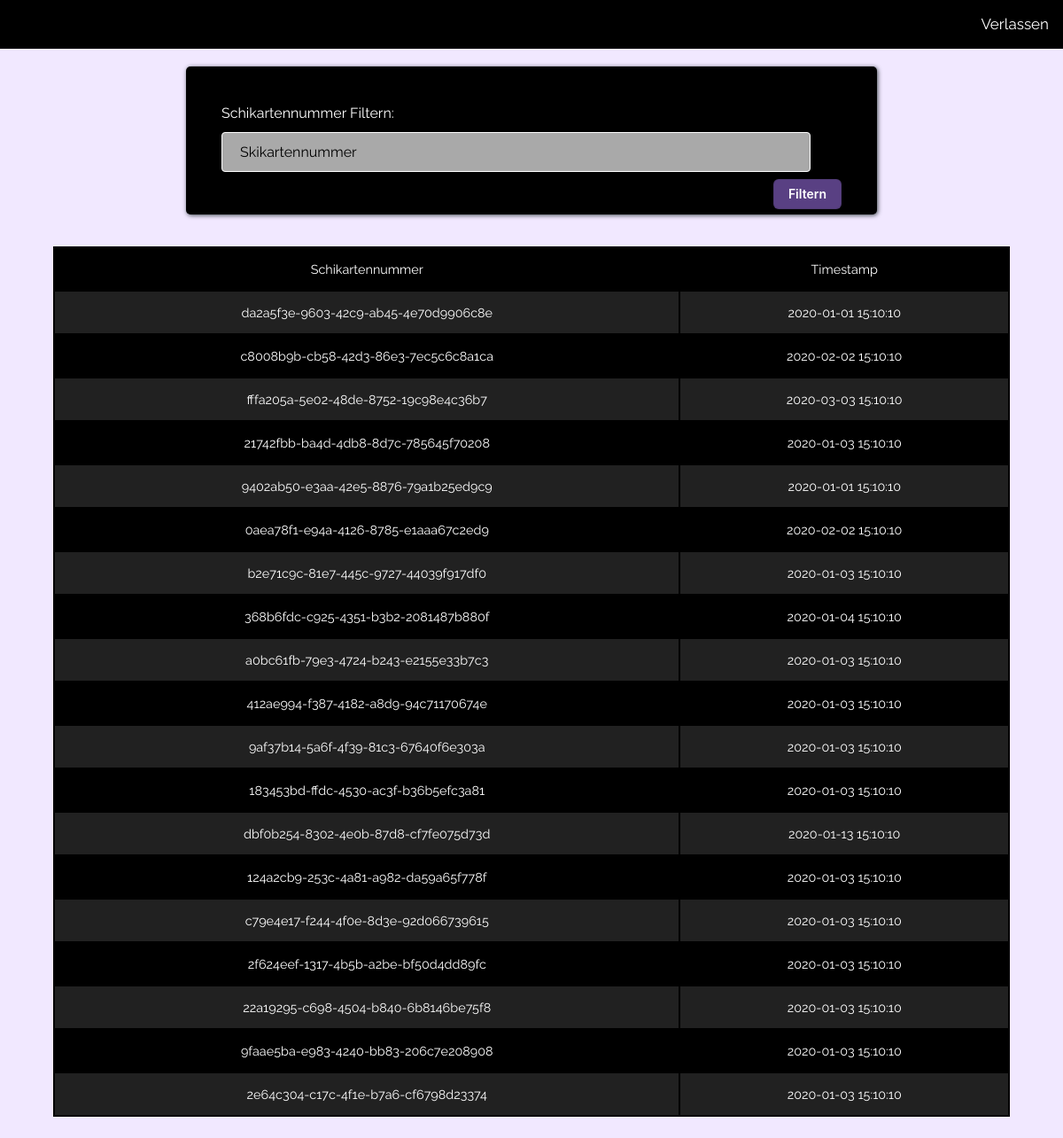
The page /Windows/SchiWetter/schikarte.php on the database its author committed.
### tables this page shows
CREATE TABLE IF NOT EXISTS Skicardevent ( id INT NOT NULL auto_increment,  Skicardnr VARCHAR(50) NOT NULL, Timest TIMESTAMP  NOT NULL, primary key (id));

### Windows/SchiWetter/php_functions/display_data.php (the view, shortened to what this page needs)
<?php
function display_data($data) {
    $output = "<table class='data_table'>";
    foreach($data as $column => $var) {
        $output .= '<tr>';
        if($column===0) {
            foreach($var as $row => $val) {
                $output .= "<td>" . $row . '</td>';
            }
            $output .= '</tr>';
        }
        foreach($var as $val) {
            $output .= '<td>' . $val . '</td>';
        }
        $output .= '</tr>';
    }
    $output .= '</table>';
    echo $output;
}

### Windows/SchiWetter/schikarte.php (shortened to what this page needs)
<?php
include "./php_functions/connect.php";
include "./php_functions/display_data.php";
?>
<html lang="en">
<head>
    <link rel="stylesheet" href="./css_files/overview.css">
</head>
<body>
<div class="topnav">
    <a class="logout" href = "./php_functions/logout.php">Verlassen</a>
</div>
<div>
<form class="returnOrder" action="schikarte.php" method="post">
    Schikartennummer Filtern:
            <input type="text" name="valueToSearch" placeholder="<?php
            if(isset($_POST['search']))
            {
                echo $_POST['valueToSearch'];
            }
            else{
                echo "Skikartennummer";
            }
    ?>
    ">
            <input type="submit" name="search" value="Filtern"></form>
    <?php
    if(isset($_POST['search']))
    {
        $valueToSearch = $_POST['valueToSearch'];
        $query = "select Skicardnr as Schikartennummer, Timest as Timestamp from Skicardevent WHERE Skicardnr LIKE '%".$valueToSearch."%'";
    }
     else {
        $query = "select Skicardnr as Schikartennummer, Timest as Timestamp from Skicardevent;";
    }
    $result = mysqli_query($conn, $query);
    display_data($result);
    ?>
</div>
</body>
</html>

### Windows/SchiWetter/css_files/overview.css (style rules this page uses)
* { box-sizing: border-box; margin: 0; padding: 0; font-family: Raleway, sans-serif; }
html { font-size: 62.5%; }
body { background-color: #f1e8ff; font-family: 'Roboto', 'Helvetica Neue', Helvetica, Arial, sans-serif; font-size: 1.6rem; line-height: 1.6; -webkit-font-smoothing: antialiased; -moz-osx-font-smoothing: grayscale; -webkit-text-fill-color: white; }
table { margin-left: auto; margin-right: auto; width: 90%; min-width: 300px; margin-bottom: 2.4rem; background-color: black; color: #fff; overflow: hidden; }
table tr:nth-child(even) { background-color: #212121; }
table td { display: block; font-size: 90%; }
table td:first-child { padding-top: 1rem; }
table td:last-child { padding-bottom: 1rem; }
table td:before { content: attr(data-th) ':\00a0'; font-weight: bold; min-width: 8rem; display: inline-block; }
@media (min-width: 600px) { table td:before { display: none; } }
@media (min-width: 600px) { table td { display: table-cell; text-align: center; } }
@media (min-width: 600px) { table td:first-child, table td:last-child { padding: 1.5rem 2rem; } }
.topnav { background-color: rgb(0, 0, 0) ; overflow: hidden; }
.topnav a { float: left; color: #f2f2f2; text-align: center; padding: 14px 16px; text-decoration: none; font-size: 17px; }
input[type=submit] { appearance: none; background-color: #594083; border: 1px solid rgba(27, 31, 35, .15); border-radius: 6px; box-shadow: rgba(27, 31, 35, .1) 0 1px 0; box-sizing: border-box; color: #fff; cursor: pointer; display: inline-block; font-family: -apple-system,system-ui,"Segoe UI",Helvetica,Arial,sans-serif,"Apple Color Emoji","Segoe UI Emoji"; font-size: 14px; font-weight: 600; line-height: 20px; padding: 6px 16px; position: relative; text-align: center; text-decoration: none; user-select: none; -webkit-user-select: none; touch-action: manipulation; vertical-align: middle; white-space: nowrap; }
input[type=text] { color:rgb(0, 0, 0); background-color : darkgrey; }
a.logout { float: right; color: #f2f2f2; text-align: center; padding: 14px 16px; text-decoration: none; font-size: 17px; }
input, select, textarea { color: red; }
.returnOrder select, .returnOrder input[type=date], .returnOrder input[type=select], .returnOrder input[type=text] { font-size: 16px; -webkit-text-fill-color: black; color: #212121; fill: #212121; width: 95%; padding: 12px 20px; margin: 8px 0; display: block; border: 1px solid white; border-radius: 4px; box-sizing: border-box; resize: none; text-align: left; }
.returnOrder select, .returnOrder input[type=date], .returnOrder input[type=select], .returnOrder input[type=text], textarea { background-color : darkgrey; }
.returnOrder input[type=submit] { float: right; margin: auto; }
.returnOrder { background-color: rgb(0, 0, 0); box-shadow: rgb(62 71 76) 1px 1px 5px; border-radius: 5px; padding: 40px; width: 65%; margin: 20px auto 0; }
.data_table { margin-top: 3%; }

### rows shown on the page
skicardevent: row "Schikartennummer", row "Timestamp", Skicardnr "da2a5f3e-9603-42c9-ab45-4e70d9906c8e", Timest "2020-01-01 15:10:10"
skicardevent: Skicardnr "c8008b9b-cb58-42d3-86e3-7ec5c6c8a1ca", Timest "2020-02-02 15:10:10"
skicardevent: Skicardnr "fffa205a-5e02-48de-8752-19c98e4c36b7", Timest "2020-03-03 15:10:10"
skicardevent: Skicardnr "21742fbb-ba4d-4db8-8d7c-785645f70208", Timest "2020-01-03 15:10:10"
skicardevent: Skicardnr "9402ab50-e3aa-42e5-8876-79a1b25ed9c9", Timest "2020-01-01 15:10:10"
skicardevent: Skicardnr "0aea78f1-e94a-4126-8785-e1aaa67c2ed9", Timest "2020-02-02 15:10:10"
skicardevent: Skicardnr "b2e71c9c-81e7-445c-9727-44039f917df0", Timest "2020-01-03 15:10:10"
skicardevent: Skicardnr "368b6fdc-c925-4351-b3b2-2081487b880f", Timest "2020-01-04 15:10:10"
skicardevent: Skicardnr "a0bc61fb-79e3-4724-b243-e2155e33b7c3", Timest "2020-01-03 15:10:10"
skicardevent: Skicardnr "412ae994-f387-4182-a8d9-94c71170674e", Timest "2020-01-03 15:10:10"
skicardevent: Skicardnr "9af37b14-5a6f-4f39-81c3-67640f6e303a", Timest "2020-01-03 15:10:10"
skicardevent: Skicardnr "183453bd-ffdc-4530-ac3f-b36b5efc3a81", Timest "2020-01-03 15:10:10"
skicardevent: Skicardnr "dbf0b254-8302-4e0b-87d8-cf7fe075d73d", Timest "2020-01-13 15:10:10"
skicardevent: Skicardnr "124a2cb9-253c-4a81-a982-da59a65f778f", Timest "2020-01-03 15:10:10"
skicardevent: Skicardnr "c79e4e17-f244-4f0e-8d3e-92d066739615", Timest "2020-01-03 15:10:10"
skicardevent: Skicardnr "2f624eef-1317-4b5b-a2be-bf50d4dd89fc", Timest "2020-01-03 15:10:10"
skicardevent: Skicardnr "22a19295-c698-4504-b840-6b8146be75f8", Timest "2020-01-03 15:10:10"
skicardevent: Skicardnr "9faae5ba-e983-4240-bb83-206c7e208908", Timest "2020-01-03 15:10:10"
skicardevent: Skicardnr "2e64c304-c17c-4f1e-b7a6-cf6798d23374", Timest "2020-01-03 15:10:10"
